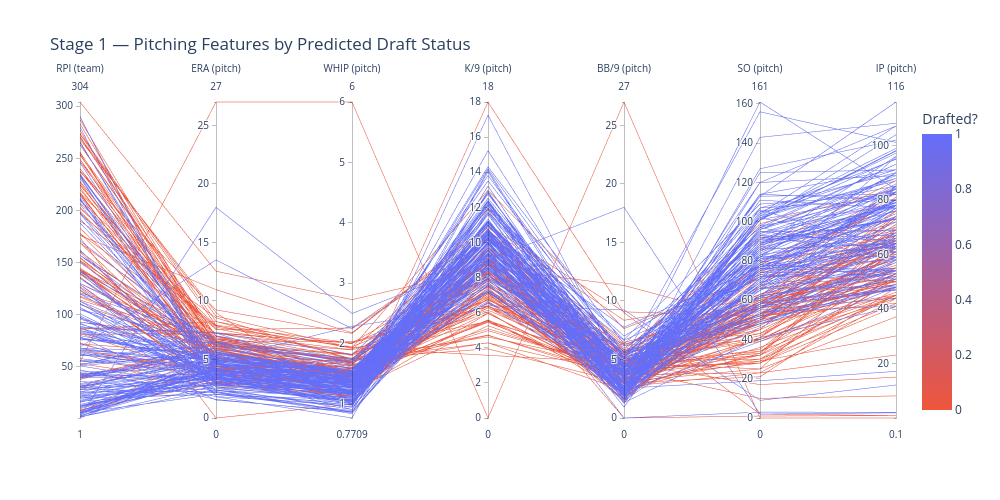

Source (notebook cell):
### Code cell
pcp_features = ['rpi_team', 'era_pitch', 'whip_pitch', 'k/9_pitch', 'bb/9_pitch', 'so_pitch', 'ip_pitch']

# keep X_test's index/order so predictions stay paired with rows
pcp_df = X_test[pcp_features].copy()
pcp_df['Drafted?'] = np.asarray(y_pred)[:len(pcp_df)]   # positional, avoids index-alignment surprises

before = len(pcp_df)
pcp_df = pcp_df.dropna(subset=pcp_features)
print(f"Dropped {before - len(pcp_df)} rows with NaN features, {len(pcp_df)} remaining")

plot_pcp(pcp_df, pcp_features, 'Drafted?', stage=1, name='pcp_predicted', sample=None,
         title='Stage 1 — Pitching Features by Predicted Draft Status')

### Figure 1 — Plotly figure (JSON) as saved in the notebook; plotly's stock layout.template omitted (floating-point values rounded to 4 significant figures; data arrays with more than 128 entries replaced by an {"elided": "..."} marker saying what was removed)
{"data": [{"dimensions": [{"label": "RPI (team)", "values": {"elided": "259 float values"}}, {"label": "ERA (pitch)", "values": {"elided": "259 float values"}}, {"label": "WHIP (pitch)", "values": {"elided": "259 float values"}}, {"label": "K/9 (pitch)", "values": {"elided": "259 float values"}}, {"label": "BB/9 (pitch)", "values": {"elided": "259 float values"}}, {"label": "SO (pitch)", "values": {"elided": "259 float values"}}, {"label": "IP (pitch)", "values": {"elided": "259 float values"}}], "domain": {"x": [0, 1], "y": [0, 1]}, "line": {"color": {"elided": "259 int values"}, "coloraxis": "coloraxis"}, "name": "", "type": "parcoords"}], "layout": {"coloraxis": {"colorbar": {"title": {"text": "Drafted?"}}, "colorscale": [[0, "#EF553B"], [1, "#636EFA"]]}, "height": 500, "legend": {"tracegroupgap": 0}, "title": {"text": "Stage 1 — Pitching Features by Predicted Draft Status"}, "width": 1000}}
